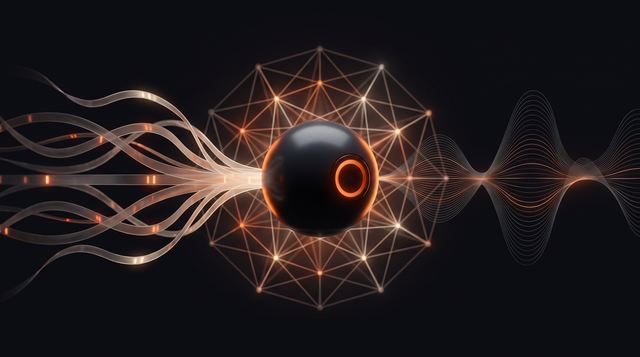
#> input picture docs/thumbs/agentic-perception.jpg, 640 x 357 px
$ python -i build_html.py   (imports and definitions only)
#> lines starting #> are read from the running program, lines starting #| are printed output that depends on the picture
#!/usr/bin/env python3
"""Build VideoDB canonical pSEO/AEO pages in the dark brand (scoped CSS, key-insights, TOC,
FAQ accordion, takeaway CTA, 3x JSON-LD). Near-black canvas, orange #E85810 accent,
Archivo Black display + Inter body, styled code blocks for developer content.

Source: blogs/*.md  ->  output: site/{slug}.html
The [cta]: <url> reference in each markdown drives the button href; the link text in the
closing takeaway becomes the button label (console vs docs by funnel stage)."""
import re, html, json, glob, io, base64, pathlib
import markdown as md_lib

ROOT = pathlib.Path(__file__).resolve().parent
# [1 line not run here, left out]
ASSETS = ROOT / "assets"; INCOMING = ROOT / "_incoming_assets"
SITE = "https://videodb.io"
DEFAULT_CTA = "https://console.videodb.io"

# ---- VideoDB dark brand -------------------------------------------------------
CANVAS = "#0B0B0C"   # near-black background (dominant)
CARD   = "#141416"   # raised surfaces
ORANGE = "#E85810"   # THE accent — the only loud color
TXT    = "#F4F2EE"   # warm off-white
MUTED  = "#8C8C94"   # secondary text
HAIR   = "#2A2A2E"   # hairline borders
GOOD   = "#3DD68C"; BAD = "#E5484D"

raster = {}
# [3 lines not run here, left out]

_uri = {}
# [16 lines left out: functions data_uri, svg_inline, not called in this run]

def grab(b, p):
    m = re.search(p, b, re.I); return m.group(1).strip().strip('`"') if m else None

# [37 lines left out: functions parse_meta, resolve_imgs, good_bad_cells, not called in this run]

def slugify(s): return re.sub(r'[^a-z0-9]+', '-', re.sub(r'<.*?>', '', s).lower()).strip('-')[:60]

LOGO = ('<span class="vb-logo"><svg viewBox="0 0 14 12" width="13" height="11" aria-hidden="true">'
        f'<path d="M0 0h14L7 12Z" fill="{ORANGE}"/></svg>'
        '<span>Video</span><b>DB</b></span>')

CSS = """
.vb-wrap *,.vb-wrap *::before,.vb-wrap *::after{box-sizing:border-box}
body{background:__CANVAS__;margin:0}
.vb-wrap{max-width:760px;margin:0 auto;padding:0 20px 60px;font-family:Inter,system-ui,-apple-system,sans-serif;font-size:16px;line-height:1.75;color:__TXT__;background:__CANVAS__;-webkit-font-smoothing:antialiased}
.vb-logo{display:inline-flex;align-items:center;gap:7px;font-family:Inter,sans-serif;font-weight:700;font-size:15px;letter-spacing:-.01em;color:__TXT__}
.vb-logo b{color:__ORANGE__;font-weight:700}
.vb-topbar{display:flex;align-items:center;justify-content:space-between;padding:22px 0 0}
.vb-topbar a{text-decoration:none}
.vb-back{font-size:12.5px;color:__MUTED__;text-decoration:none}
.vb-back:hover{color:__ORANGE__}
.vb-eyebrow{display:inline-block;background:__CARD__;border:1px solid __HAIR__;color:__ORANGE__;font-size:11px;font-weight:700;letter-spacing:.12em;text-transform:uppercase;padding:5px 12px;border-radius:4px;margin:34px 0 18px}
.vb-title{font-family:'Archivo Black',Inter,sans-serif;font-size:clamp(25px,4vw,38px);font-weight:400;color:__TXT__;line-height:1.16;letter-spacing:-.01em;margin:0 0 12px}
.vb-dek{font-size:16px;color:__MUTED__;margin-bottom:6px}
.vb-meta{font-size:13px;color:__MUTED__;margin-bottom:22px}
.vb-cover{width:100%;border-radius:14px;margin-bottom:26px}
.vb-cover img{width:100%;height:auto;display:block;border-radius:14px}
.vb-cover .vb-chart,.vb-fig.vb-chart{background:__CANVAS__;border:1px solid __HAIR__;border-radius:14px;padding:14px 16px}
.vb-fig{margin:24px 0}.vb-fig svg{width:100%;height:auto;display:block}
.vb-fig.vb-photo img{width:100%;height:auto;border-radius:14px;display:block}
.vb-cap{font-size:13px;color:__MUTED__;margin-top:10px;line-height:1.5}
.vb-intro{font-size:17.5px;color:__TXT__;line-height:1.7;margin-bottom:30px}
.vb-ki{border:1px solid __HAIR__;border-radius:12px;margin-bottom:26px;overflow:hidden;background:__CARD__}
.vb-ki-head{display:flex;align-items:center;justify-content:space-between;padding:14px 18px;cursor:pointer;user-select:none}
.vb-ki-l{display:flex;align-items:center;gap:10px}
.vb-ki-dia{width:0;height:0;border-left:5px solid transparent;border-right:5px solid transparent;border-top:8px solid __ORANGE__;flex-shrink:0}
.vb-ki-lab{font-size:12px;font-weight:700;letter-spacing:.12em;text-transform:uppercase;color:__TXT__}
.vb-ki-chev{color:__ORANGE__;font-size:15px;transition:transform .25s}.vb-ki-chev.open{transform:rotate(180deg)}
.vb-ki-body{max-height:0;overflow:hidden;transition:max-height .35s ease,padding .25s;padding:0 18px}
.vb-ki-body.open{max-height:1000px;padding:6px 18px 14px}
.vb-ki-item{display:flex;gap:12px;padding:10px 0;border-bottom:1px solid __HAIR__;font-size:14.5px;line-height:1.6;color:__TXT__}
.vb-ki-item:last-child{border-bottom:none}
.vb-ki-dot{width:7px;height:7px;background:__ORANGE__;border-radius:50%;margin-top:8px;flex-shrink:0}
.vb-ki-item strong{color:__ORANGE__}
.vb-toc{background:__CARD__;border:1px solid __HAIR__;border-radius:12px;padding:22px 24px;margin-bottom:40px}
.vb-toc-t{font-size:12px;font-weight:700;color:__ORANGE__;letter-spacing:.1em;text-transform:uppercase;margin-bottom:12px}
.vb-toc ol{list-style:none;counter-reset:t;display:flex;flex-direction:column;gap:2px;margin:0;padding:0}
.vb-toc li{counter-increment:t}
.vb-toc a{display:flex;align-items:baseline;gap:10px;color:__MUTED__;text-decoration:none;font-size:13.5px;padding:3px 0;transition:color .2s}
.vb-toc a::before{content:counter(t,decimal-leading-zero);font-size:11px;font-weight:700;color:__ORANGE__;min-width:22px;font-variant-numeric:tabular-nums}
.vb-toc a:hover{color:__TXT__}
.vb-wrap h2{font-family:'Archivo Black',Inter,sans-serif;font-size:clamp(19px,3vw,24px);font-weight:400;color:__TXT__;border-bottom:2px solid __ORANGE__;padding-bottom:9px;margin:44px 0 16px;line-height:1.3}
.vb-wrap h3{font-family:Inter,sans-serif;font-size:18px;font-weight:700;color:__TXT__;margin:26px 0 10px}
.vb-wrap p{color:#C9C7C2;margin:0 0 16px;font-size:16px}
.vb-wrap a{color:__ORANGE__;font-weight:500;text-decoration:underline;text-underline-offset:2px}
.vb-wrap a:hover{color:#F07030}
.vb-wrap ul,.vb-wrap ol{margin:0 0 16px;padding-left:1.3em;color:#C9C7C2}.vb-wrap li{margin:.3em 0}
.vb-wrap strong{color:__TXT__}
.vb-wrap code{font-family:'SF Mono',ui-monospace,Menlo,monospace;font-size:.88em;background:__CARD__;border:1px solid __HAIR__;border-radius:5px;padding:.12em .38em;color:__TXT__}
.vb-wrap pre{background:__CARD__;border:1px solid __HAIR__;border-left:3px solid __ORANGE__;border-radius:10px;padding:16px 18px;overflow-x:auto;margin:20px 0;line-height:1.6}
.vb-wrap pre code{background:none;border:none;padding:0;font-size:13.5px;color:#E8E6E1}
.vb-tbl{overflow-x:auto;margin:22px 0;border-radius:12px;border:1px solid __HAIR__}
.vb-tbl table{width:100%;border-collapse:collapse;font-size:14.5px;background:__CARD__}
.vb-tbl thead tr{background:#000}
.vb-tbl thead th{padding:12px 15px;text-align:left;color:__TXT__;font-size:12.5px;font-weight:700;letter-spacing:.04em;text-transform:uppercase}
.vb-tbl tbody td{padding:11px 15px;border-bottom:1px solid __HAIR__;color:#C9C7C2;vertical-align:top;font-variant-numeric:tabular-nums}
.vb-tbl tbody tr:last-child td{border-bottom:none}
.vb-good{color:__GOOD__;font-weight:600}.vb-bad{color:__BAD__;font-weight:600}
.vb-cta{background:__CARD__;border:1px solid __HAIR__;border-left:4px solid __ORANGE__;border-radius:12px;padding:18px 22px;margin:24px 0}
.vb-cta p{margin:0;font-size:15.5px;color:__TXT__}
.vb-cta a{display:inline-block;margin-top:10px;background:__ORANGE__;color:#0B0B0C;font-weight:700;font-size:14px;padding:10px 20px;border-radius:8px;text-decoration:none}
.vb-cta a:hover{background:#F07030}
.vb-also{margin:36px 0}
.vb-also-lab{font-size:11px;font-weight:700;letter-spacing:.1em;text-transform:uppercase;color:__MUTED__;margin-bottom:10px}
.vb-also-card{display:flex;align-items:center;justify-content:space-between;background:__CARD__;border:1px solid __HAIR__;border-left:4px solid __ORANGE__;border-radius:10px;padding:14px 16px;text-decoration:none;gap:10px;margin-bottom:10px}
.vb-also-card span{font-size:14px;font-weight:600;color:__TXT__;line-height:1.4}
.vb-also-arr{color:__ORANGE__;font-size:18px;flex-shrink:0}
.vb-faq{margin:44px 0}.vb-faq h2{margin-top:0}
.vb-faq-item{border-bottom:1px solid __HAIR__}
.vb-faq-q{display:flex;justify-content:space-between;align-items:center;padding:16px 4px;cursor:pointer;user-select:none;gap:12px}
.vb-faq-q span{font-size:15px;font-weight:600;color:__TXT__;line-height:1.4}
.vb-faq-ic{font-size:24px;color:__ORANGE__;flex-shrink:0;transition:transform .25s;line-height:1;font-weight:300}
.vb-faq-ic.open{transform:rotate(45deg)}
.vb-faq-a{max-height:0;overflow:hidden;transition:max-height .3s ease,padding .25s;font-size:15px;color:#C9C7C2;line-height:1.7}
.vb-faq-a.open{max-height:600px;padding-bottom:16px}
.vb-take{background:__CARD__;border:1px solid __HAIR__;border-radius:16px;padding:32px 28px;margin:44px 0 28px;text-align:center;background-image:radial-gradient(circle at 85% 15%,rgba(232,88,16,.14),transparent 45%)}
.vb-take h3{font-family:'Archivo Black',Inter,sans-serif;font-size:20px;font-weight:400;color:__TXT__;margin:0 0 10px}
.vb-take p{font-size:15px;color:__MUTED__;margin:0 auto 22px;max-width:540px;line-height:1.65}
.vb-btn{display:inline-block;background:__ORANGE__;color:#0B0B0C;font-weight:700;font-size:14.5px;padding:13px 28px;border-radius:8px;text-decoration:none}
.vb-btn:hover{background:#F07030}
.vb-src{margin-top:34px;padding-top:18px;border-top:1px solid __HAIR__;font-size:13px;color:__MUTED__}
.vb-src h2{font-size:14px;border:none;color:__MUTED__;font-family:Inter,sans-serif;font-weight:700;margin:0 0 8px;padding:0}
.vb-src a{color:__MUTED__}
.vb-foot{margin-top:44px;padding-top:20px;border-top:1px solid __HAIR__;display:flex;align-items:center;justify-content:space-between;font-size:12.5px;color:__MUTED__}
@media(max-width:600px){.vb-wrap{font-size:15.5px}}
""".replace("__CANVAS__", CANVAS).replace("__CARD__", CARD).replace("__ORANGE__", ORANGE)\
   .replace("__TXT__", TXT).replace("__MUTED__", MUTED).replace("__HAIR__", HAIR)\
   .replace("__GOOD__", GOOD).replace("__BAD__", BAD)

JS = """
function vbKI(h){var b=h.nextElementSibling,c=h.querySelector('.vb-ki-chev');b.classList.toggle('open');c.classList.toggle('open');}
function vbFAQ(q){var a=q.nextElementSibling,i=q.querySelector('.vb-faq-ic'),open=a.classList.contains('open');
document.querySelectorAll('.vb-faq-a.open').forEach(function(x){x.classList.remove('open');x.previousElementSibling.querySelector('.vb-faq-ic').classList.remove('open');});
if(!open){a.classList.add('open');i.classList.add('open');}}
document.addEventListener('DOMContentLoaded',function(){var b=document.querySelector('.vb-ki-body'),c=document.querySelector('.vb-ki-chev');if(b){b.classList.add('open');if(c)c.classList.add('open');}});
"""

def build(src):
    stem = src.stem
    raw = src.read_text()
    title, slug, desc, eyebrow, read = parse_meta(raw, stem)
    cta_url = grab(raw, r'^\[cta\]:\s*(\S+)') or DEFAULT_CTA
    md = re.sub(r'^\s*<!--.*?-->', '', raw, count=1, flags=re.S)
    md = re.sub(r'<!--.*?-->', '', md, flags=re.S)
    used = set(re.findall(r'\]\[([a-z0-9-]+)\]', md)); deff = set(re.findall(r'^\[([a-z0-9-]+)\]:', md, re.M))
    for r in used - deff:
        md += f"\n[{r}]: {cta_url}" if "cta" in r else f"\n[{r}]: /blog/{r.replace('internal-','')}"
    body = md_lib.markdown(md, extensions=["tables", "attr_list", "sane_lists", "fenced_code"])
    h1m = re.search(r'<h1[^>]*>(.*?)</h1>', body, re.S)
    h1 = re.sub(r'<.*?>', '', h1m.group(1)).strip() if h1m else (title or stem)
    body = re.sub(r'<h1[^>]*>.*?</h1>', '', body, count=1, flags=re.S)
    dek = ""
    dm = re.match(r'\s*<p>\s*<em>(.*?)</em>\s*</p>', body, re.S)
    if dm: dek = re.sub(r'<.*?>', '', dm.group(1)).strip(); body = body[dm.end():]
    body = resolve_imgs(body)
    body = good_bad_cells(body)
    body = re.sub(r'<table>', '<div class="vb-tbl"><table>', body); body = re.sub(r'</table>', '</table></div>', body)
    body = re.sub(r'<a href="(https?:[^"]+)">', r'<a href="\1" rel="noopener" target="_blank">', body)
    body = body.replace("<blockquote>", '<blockquote class="vb-cta">')
    body = re.sub(r'<p>\s*<em>\s*In a hurry.*?</em>\s*</p>', '', body, flags=re.S)
    intro = ""
    im = re.search(r'<p>(.*?)</p>', body, re.S)
    if im: intro = im.group(1); body = body[:im.start()] + body[im.end():]
    # SOURCES
    src_html = ""
    sm = re.search(r'<h2[^>]*>\s*Sources\s*</h2>(.*)$', body, re.S)
    if sm:
        src_html = f'<div class="vb-src"><h2>Sources</h2>{sm.group(1).strip()}</div>'
        body = body[:sm.start()]
    # closing CTA takeaway box
    take = ""
    esc_url = re.escape(cta_url)
    cands = list(re.finditer(r'<h3[^>]*>((?:(?!</h3>).)*?)</h3>\s*<p>((?:(?!</p>).)*?<a href="' + esc_url + r'"[^>]*>(.*?)</a>(?:(?!</p>).)*?)</p>', body, re.S))
    if cands:
        cm2 = cands[-1]
        htxt = re.sub(r'<.*?>', '', cm2.group(1)).strip()
        btn = re.sub(r'<.*?>', '', cm2.group(3)).strip().rstrip('→ ').strip() or "Try VideoDB free"
        ptxt = re.sub(r'<a [^>]*>.*?</a>', '', cm2.group(2)); ptxt = re.sub(r'<.*?>', '', ptxt).strip()
        take = (f'<div class="vb-take"><h3>{html.escape(htxt)}</h3><p>{html.escape(ptxt)}</p>'
                f'<a class="vb-btn" href="{cta_url}" rel="noopener" target="_blank">{html.escape(btn)} &#8594;</a></div>')
        body = body[:cm2.start()] + body[cm2.end():]
    body = re.sub(r'<hr\s*/?>', '', body)
    # FAQ
    faq_html, faqs = "", []
    fm = re.search(r'<h2[^>]*>\s*(?:Frequently asked questions|FAQ[^<]*)</h2>(.*)$', body, re.S)
    if fm:
        seg = fm.group(1)
        for q, a in re.findall(r'<p><strong>(.*?\?)</strong>\s*</p>\s*<p>(.*?)</p>', seg, re.S) or []:
            faqs.append((re.sub(r'<.*?>', '', q).strip(), re.sub(r'<.*?>', '', a).strip()))
        if not faqs:
            for q, a in re.findall(r'<p><strong>(.*?\?)</strong>\s*(.*?)</p>', seg, re.S):
                faqs.append((re.sub(r'<.*?>', '', q).strip(), re.sub(r'<.*?>', '', a).strip()))
        tail = body[fm.start():]
        salvage = "".join(re.findall(r'<figure class="vb-fig[^"]*">.*?</figure>', tail, re.S))
        body = body[:fm.start()] + salvage
        items = "".join(f'<div class="vb-faq-item"><div class="vb-faq-q" onclick="vbFAQ(this)"><span>{html.escape(q)}</span><span class="vb-faq-ic">+</span></div><div class="vb-faq-a">{html.escape(a)}</div></div>' for q, a in faqs)
        faq_html = f'<div class="vb-faq" id="faq"><h2>Frequently asked questions</h2>{items}</div>'
    # Also read (internal /blog/ links -> local .html for the static site)
    also = []
    for href, txt in re.findall(r'<a href="(/blog/[^"]+)"[^>]*>(.*?)</a>', body, re.S):
        t = re.sub(r'<.*?>', '', txt).strip().rstrip('↗ ').strip()
        if href not in [a[0] for a in also] and t: also.append((href, t))
    also = also[:3]
    body = re.sub(r'<a href="/blog/([^"]+)"', r'<a href="\1.html"', body)
    also_html = ""
    if also:
        cards = "".join(f'<a class="vb-also-card" href="{h.replace("/blog/","")}.html"><span>{html.escape(t)}</span><span class="vb-also-arr">&#8594;</span></a>' for h, t in also)
        also_html = f'<div class="vb-also" id="also-read"><div class="vb-also-lab">Also read</div>{cards}</div>'
    # hero: raster if present else first chart
    chart_fig = ""
    cfm = re.search(r'<figure class="vb-fig vb-chart">.*?</figure>', body, re.S)
    if cfm: chart_fig = cfm.group(0)
    hero_key = next((k for k in (slug, slug + "-hero", stem, stem + "-hero") if k in raster), None)
    if hero_key:
        cover = f'<div class="vb-cover vb-photo"><img src="{data_uri(raster[hero_key])}" alt="{html.escape(h1)}"></div>'
    elif chart_fig:
        cover = f'<div class="vb-cover">{chart_fig}</div>'; body = body.replace(chart_fig, "", 1)
    else:
        cover = ""
    # TOC
    toc_items = []
    def add_id(m):
        t = m.group(1); sid = slugify(t); toc_items.append((sid, re.sub(r'<.*?>', '', t).strip()))
        return f'<h2 id="{sid}">{t}</h2>'
    body = re.sub(r'<h2[^>]*>(.*?)</h2>', add_id, body, flags=re.S)
    if faqs: toc_items.append(("faq", "Frequently asked questions"))
    toc_html = ""
    if len(toc_items) >= 3:
        lis = "".join(f'<li><a href="#{sid}">{html.escape(t)}</a></li>' for sid, t in toc_items)
        toc_html = f'<div class="vb-toc"><div class="vb-toc-t">Table of contents</div><ol>{lis}</ol></div>'
    # Key insights
    ki = []
    for ptext in re.findall(r'<p>(.*?)</p>', body, re.S):
        plain = re.sub(r'<.*?>', '', ptext).strip()
        for sent in re.split(r'(?<=[.!?])\s+', plain):
            if re.search(r'\d', sent) and re.search(r'%|\$|\bms\b|\bmin\b|×|\d{2,}', sent) and 40 < len(sent) < 230:
                s = re.sub(r'(\$?\d[\d,\.]*\s?(?:%|percent|ms|min|×|x|k|K|M|B)?)', r'<strong>\1</strong>', sent, count=1)
                ki.append(s); break
        if len(ki) >= 6: break
    ki_html = ""
    if len(ki) >= 3:
        items = "".join(f'<div class="vb-ki-item"><div class="vb-ki-dot"></div><div>{s}</div></div>' for s in ki[:6])
        ki_html = ('<div class="vb-ki"><div class="vb-ki-head" onclick="vbKI(this)"><div class="vb-ki-l">'
                   '<div class="vb-ki-dia"></div><span class="vb-ki-lab">Key insights</span></div>'
                   '<span class="vb-ki-chev">&#9660;</span></div><div class="vb-ki-body">' + items + '</div></div>')
    # schema
    art = {"@context": "https://schema.org", "@type": "Article", "headline": h1, "description": desc,
           "author": {"@type": "Organization", "name": "VideoDB"},
           "publisher": {"@type": "Organization", "name": "VideoDB", "url": SITE},
           "mainEntityOfPage": {"@type": "WebPage", "@id": f"{SITE}/blog/{slug}"}}
    faqld = {"@context": "https://schema.org", "@type": "FAQPage", "mainEntity": [{"@type": "Question", "name": q, "acceptedAnswer": {"@type": "Answer", "text": a}} for q, a in faqs]} if faqs else None
    crumb = {"@context": "https://schema.org", "@type": "BreadcrumbList", "itemListElement": [
        {"@type": "ListItem", "position": 1, "name": "Home", "item": f"{SITE}/"},
        {"@type": "ListItem", "position": 2, "name": "Blog", "item": f"{SITE}/blog"},
        {"@type": "ListItem", "position": 3, "name": h1, "item": f"{SITE}/blog/{slug}"}]}
    schema = f'<script type="application/ld+json">{json.dumps(art)}</script>'
    if faqld: schema += f'<script type="application/ld+json">{json.dumps(faqld)}</script>'
    schema += f'<script type="application/ld+json">{json.dumps(crumb)}</script>'

    page = f"""<!DOCTYPE html>
<html lang="en"><head>
<meta charset="UTF-8"><meta name="viewport" content="width=device-width, initial-scale=1.0">
<title>{html.escape(title or h1)}</title>
<meta name="description" content="{html.escape(desc)}">
<link rel="canonical" href="{SITE}/blog/{slug}">
<link href="https://fonts.googleapis.com/css2?family=Archivo+Black&family=Inter:wght@400;500;600;700&display=swap" rel="stylesheet">
{schema}
<style>{CSS}</style>
</head><body>
<div class="vb-wrap">
<div class="vb-topbar"><a href="index.html">{LOGO}</a><a class="vb-back" href="index.html">&#8592; All guides</a></div>
<div class="vb-eyebrow">{html.escape(eyebrow)}</div>
<h1 class="vb-title">{html.escape(h1)}</h1>
{f'<div class="vb-dek">{html.escape(dek)}</div>' if dek else ''}
<div class="vb-meta">VideoDB &nbsp;&middot;&nbsp; Updated July 2026 &nbsp;&middot;&nbsp; {html.escape(read)}</div>
{cover}
<p class="vb-intro">{intro}</p>
{ki_html}
{toc_html}
{body}
{also_html}
{faq_html}
{take}
{src_html}
<div class="vb-foot">{LOGO}<span>To see is to know.</span></div>
</div>
<script>{JS}</script>
</body></html>"""
    (OUT / f"{slug}.html").write_text(page)
    return f"{slug}.html", len(faqs), bool(cover), len(toc_items), len(ki)

# [7 lines not run here, left out]

>>> import cv2
>>> picture = cv2.imread('docs/thumbs/agentic-perception.jpg', cv2.IMREAD_GRAYSCALE)
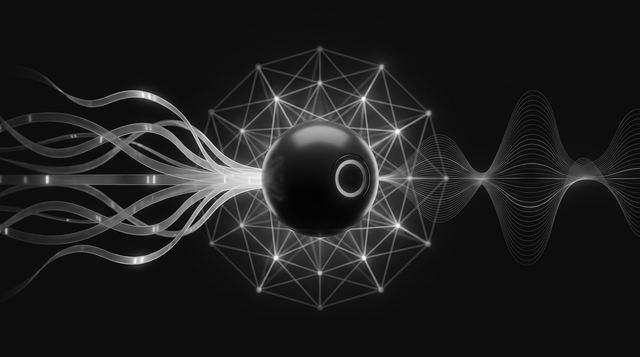
#> picture: shape (357, 640); min 0, max 255, mean 30.2
#> (the run stopped early here; a loop or call above may not have finished)
